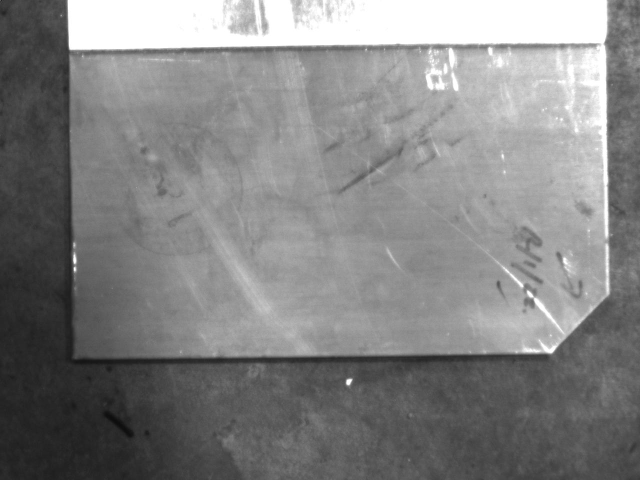
#> input picture dimInspectROI.1/manualCalib/sampleImages/1.jpg, 1280 x 960 px, found by its file name (shown at 1/2 size)
$ python cannySlider.py
#> lines starting #> are read from the running program, lines starting #| are printed output that depends on the picture
'''
A simple program that lets users manually calibrate
the threshold values used in the canny function
'''

import cv2


lowThresh = 0
highThresh = 0

sourcePath = '1.jpg'
windowName = 'test'

source = cv2.imread(sourcePath)
#> source is the input picture: shape (960, 1280, 3); min 8, max 255, mean 131.1
source = cv2.cvtColor(source,cv2.COLOR_BGR2GRAY)
#> source: shape (960, 1280)
source = cv2.GaussianBlur(source,(13,13),5)

nameLow = 'Low Threshold'
nameHigh = 'High threshold'
finalThresh = [0,0]

cv2.imshow('SourceImage',source)
cv2.waitKey()


def default():

   cv2.namedWindow(windowName)
   cv2.resizeWindow(windowName,800,800)

   cv2.createTrackbar(nameLow,windowName,0,200,cannyOnImage)
   cv2.createTrackbar(nameHigh,windowName,0,200,cannyOnImage)

   cannyOnImage(0)
   cv2.waitKey()


def cannyOnImage(blank):

#> called with blank = 0
   lowT = cv2.getTrackbarPos(nameLow, windowName)
   highT = cv2.getTrackbarPos(nameHigh,windowName)

   cannyDst = cv2.Canny(source,lowT,highT)
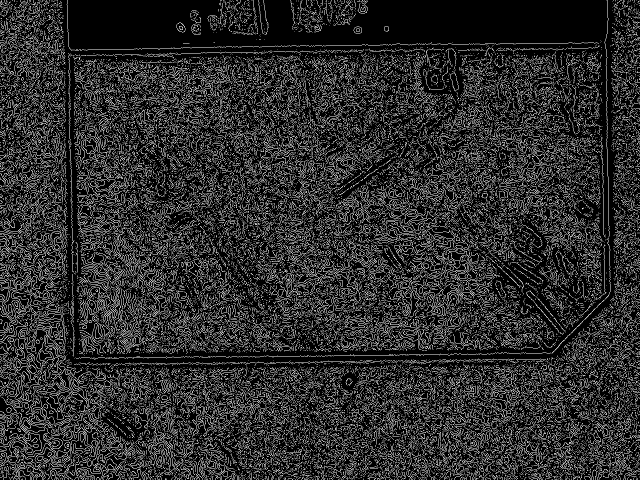
#> cannyDst: shape (960, 1280) (shown at 1/2 size); 17.5% white in thin lines or dots
   cv2.imshow(windowName,cannyDst)
   cv2.resizeWindow(windowName,800,800)
   finalThresh[0],finalThresh[1]= lowT,highT

default()
cv2.imwrite('cannyDst.png',cv2.Canny(source,finalThresh[0],finalThresh[1]))

$ run again, with dimInspectROI.1/manualCalib/sampleImages/2.jpg copied over dimInspectROI.1/manualCalib/sampleImages/1.jpg
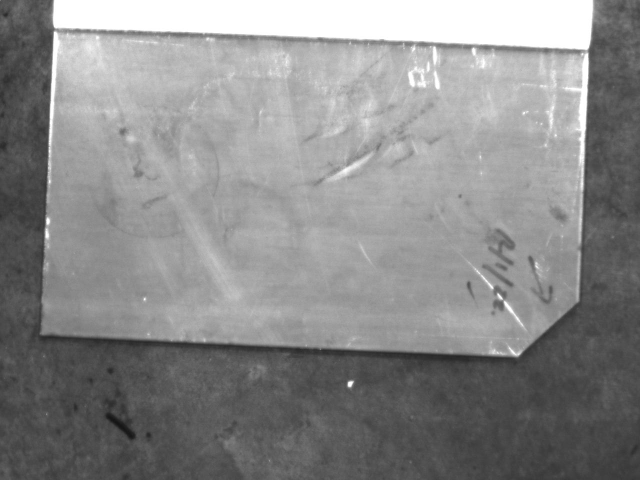
#> input picture dimInspectROI.1/manualCalib/sampleImages/2.jpg, 1280 x 960 px, found by its file name (shown at 1/2 size)
#> source is the input picture: shape (960, 1280, 3); min 11, max 255, mean 138.2
#> in cannyOnImage, `cannyDst = cv2.Canny(source,lowT,highT)`:
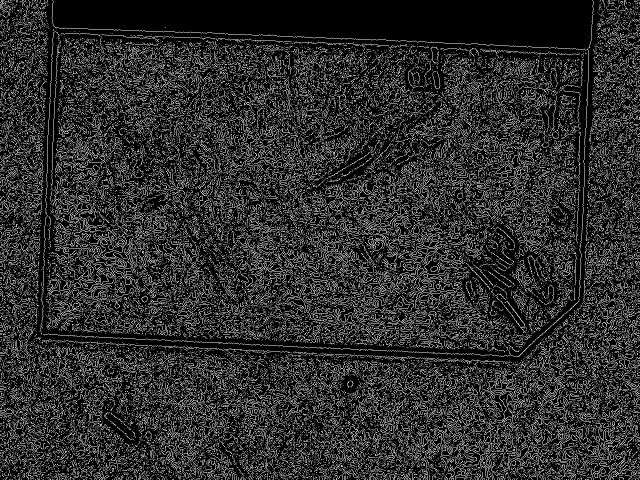
#> cannyDst: shape (960, 1280) (shown at 1/2 size); 17.3% white in thin lines or dots

$ run again, with dimInspectROI.1/manualCalib/sampleImages/3.jpg copied over dimInspectROI.1/manualCalib/sampleImages/1.jpg
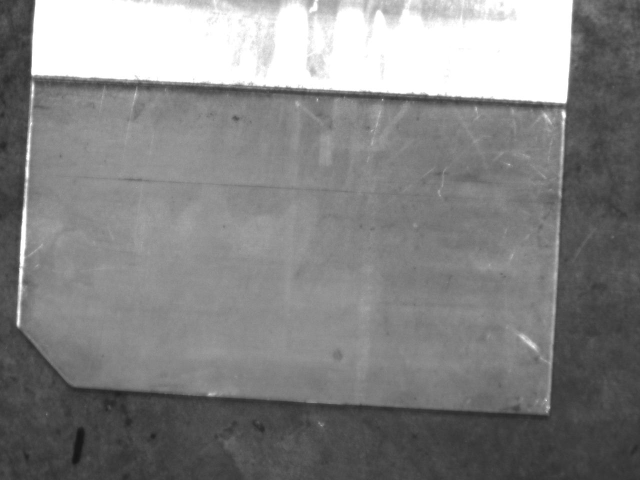
#> input picture dimInspectROI.1/manualCalib/sampleImages/3.jpg, 1280 x 960 px, found by its file name (shown at 1/2 size)
#> source is the input picture: shape (960, 1280, 3); min 12, max 255, mean 132.2
#> in cannyOnImage, `cannyDst = cv2.Canny(source,lowT,highT)`:
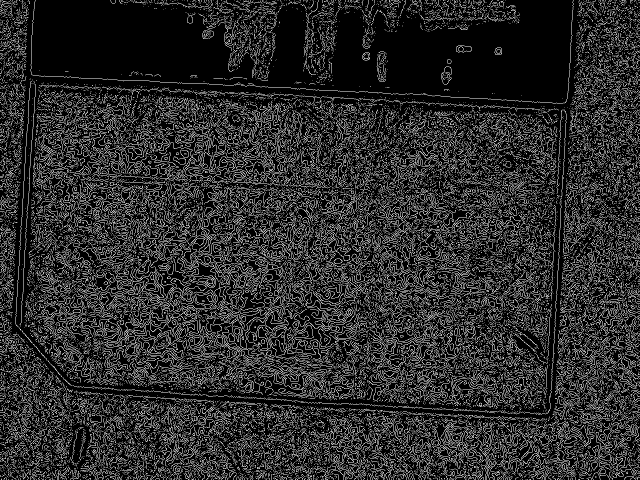
#> cannyDst: shape (960, 1280) (shown at 1/2 size); 17.1% white in thin lines or dots
